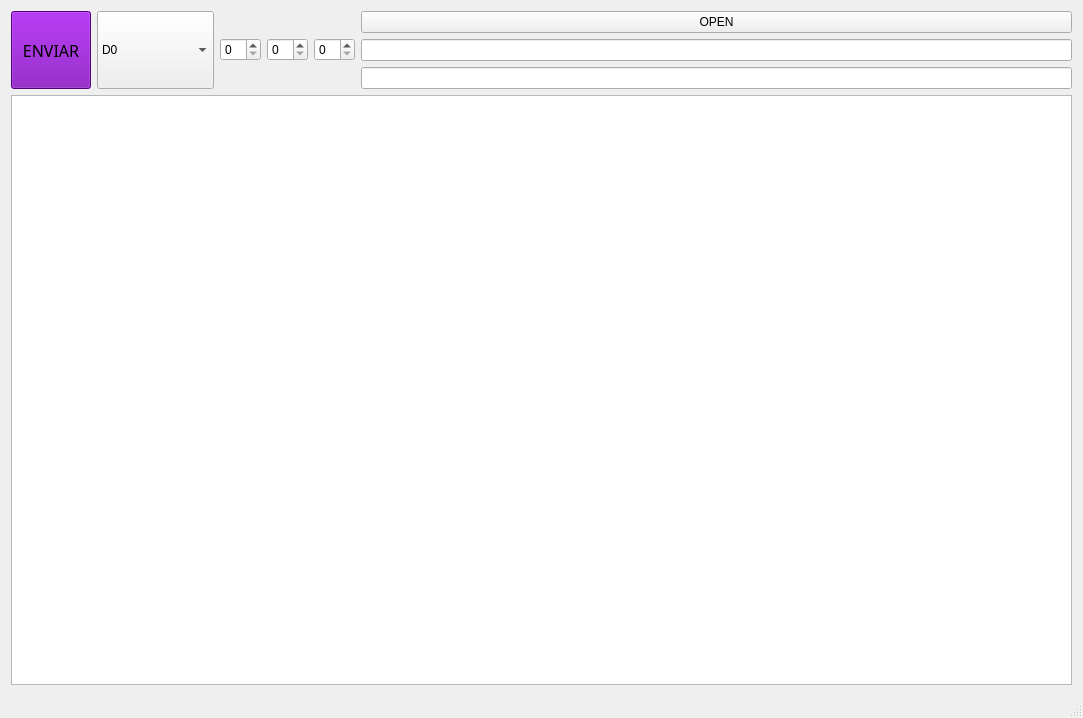
<?xml version="1.0" encoding="UTF-8"?>
<ui version="4.0">
 <class>QForm1</class>
 <widget class="QMainWindow" name="QForm1">
  <property name="geometry">
   <rect>
    <x>0</x>
    <y>0</y>
    <width>1083</width>
    <height>718</height>
   </rect>
  </property>
  <property name="windowTitle">
   <string>Ventana Principal</string>
  </property>
  <widget class="QWidget" name="centralWidget">
   <layout class="QGridLayout" name="gridLayout">
    <item row="0" column="0">
     <layout class="QVBoxLayout" name="verticalLayout_2">
      <item>
       <layout class="QHBoxLayout" name="horizontalLayout_3">
        <item>
         <layout class="QHBoxLayout" name="horizontalLayout">
          <item>
           <widget class="QPushButton" name="pushButton">
            <property name="sizePolicy">
             <sizepolicy hsizetype="Fixed" vsizetype="Preferred">
              <horstretch>0</horstretch>
              <verstretch>0</verstretch>
             </sizepolicy>
            </property>
            <property name="font">
             <font>
              <family>Stylus BT</family>
              <pointsize>12</pointsize>
              <weight>3</weight>
              <italic>false</italic>
              <bold>false</bold>
             </font>
            </property>
            <property name="styleSheet">
             <string notr="true">font: 25 12pt &quot;Stylus BT&quot;;
background:rgb(117, 0, 175);
</string>
            </property>
            <property name="text">
             <string>ENVIAR</string>
            </property>
           </widget>
          </item>
          <item>
           <widget class="QComboBox" name="comboBox">
            <property name="sizePolicy">
             <sizepolicy hsizetype="Fixed" vsizetype="Preferred">
              <horstretch>0</horstretch>
              <verstretch>0</verstretch>
             </sizepolicy>
            </property>
            <item>
             <property name="text">
              <string>D0</string>
             </property>
            </item>
            <item>
             <property name="text">
              <string>OPTICO</string>
             </property>
            </item>
            <item>
             <property name="text">
              <string>ULTRASONICO</string>
             </property>
            </item>
            <item>
             <property name="text">
              <string>VELOCIDAD</string>
             </property>
            </item>
           </widget>
          </item>
          <item>
           <widget class="QSpinBox" name="spinBox_12"/>
          </item>
          <item>
           <widget class="QSpinBox" name="spinBox_11"/>
          </item>
          <item>
           <widget class="QSpinBox" name="spinBox"/>
          </item>
         </layout>
        </item>
        <item>
         <layout class="QVBoxLayout" name="verticalLayout">
          <item>
           <widget class="QPushButton" name="pushButton_3">
            <property name="text">
             <string>OPEN</string>
            </property>
           </widget>
          </item>
          <item>
           <widget class="QLineEdit" name="lineEdit"/>
          </item>
          <item>
           <widget class="QLineEdit" name="lineEdit_2"/>
          </item>
         </layout>
        </item>
       </layout>
      </item>
      <item>
       <layout class="QHBoxLayout" name="horizontalLayout_2">
        <item>
         <widget class="QPlainTextEdit" name="plainTextEdit">
          <property name="enabled">
           <bool>true</bool>
          </property>
          <property name="sizePolicy">
           <sizepolicy hsizetype="Preferred" vsizetype="MinimumExpanding">
            <horstretch>0</horstretch>
            <verstretch>0</verstretch>
           </sizepolicy>
          </property>
         </widget>
        </item>
       </layout>
      </item>
     </layout>
    </item>
   </layout>
  </widget>
  <widget class="QStatusBar" name="statusBar"/>
 </widget>
 <layoutdefault spacing="6" margin="11"/>
 <resources/>
 <connections/>
</ui>
